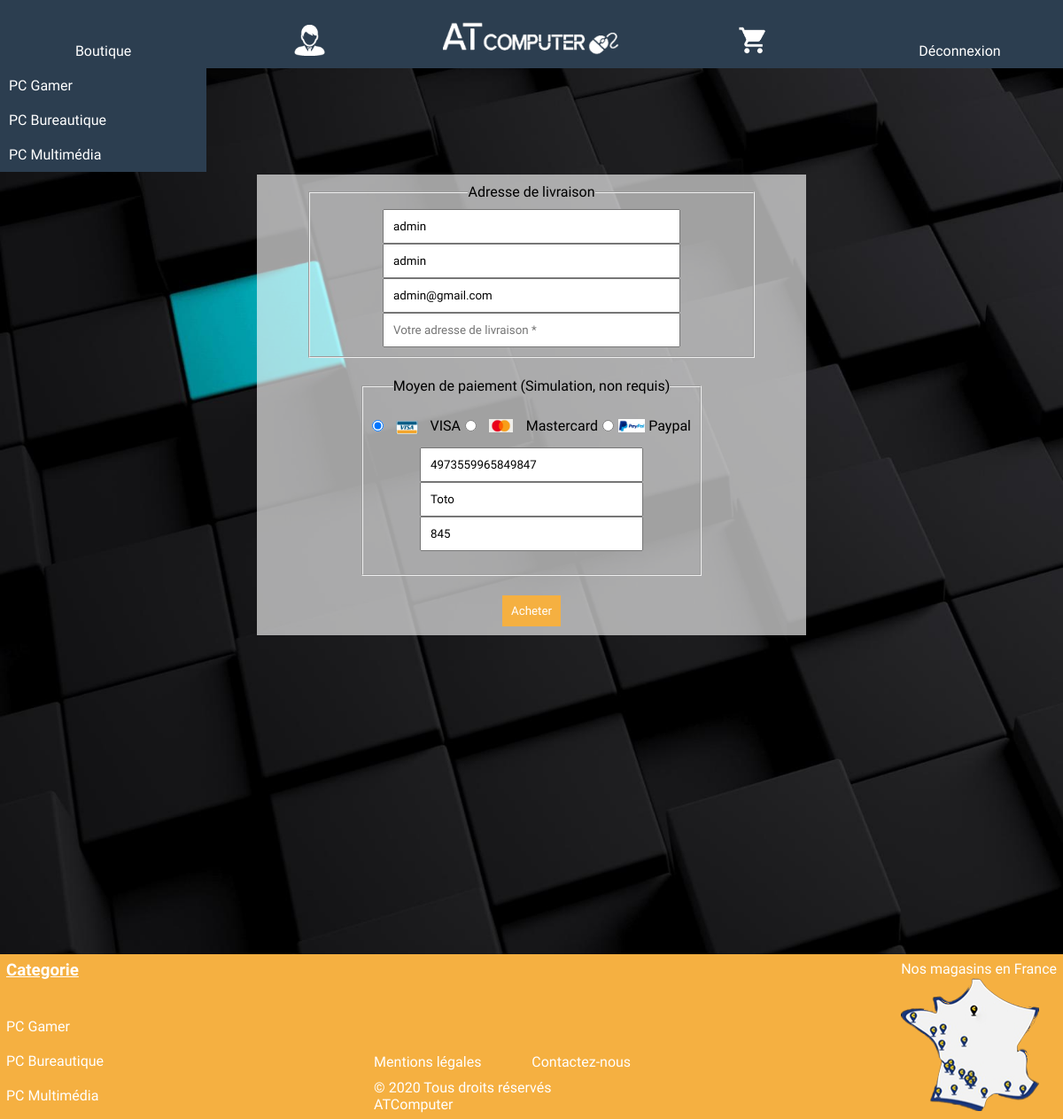
Page /sources/information.php (signed in) on the committed database.
### tables this page shows
CREATE TABLE IF NOT EXISTS `utilisateurs` (
  `id` int(11) NOT NULL AUTO_INCREMENT,
  `login` varchar(255) NOT NULL,
  `nom` varchar(255) NOT NULL,
  `prenom` varchar(255) NOT NULL,
  `email` varchar(255) NOT NULL,
  `password` varchar(255) NOT NULL,
  `grade` varchar(255) DEFAULT NULL,
  PRIMARY KEY (`id`)
);

CREATE TABLE IF NOT EXISTS `categorie` (
  `id` int(11) NOT NULL AUTO_INCREMENT,
  `nom` varchar(255) NOT NULL,
  `nomurl` varchar(255) NOT NULL,
  PRIMARY KEY (`id`)
);

### sources/functions.php (called while the page is built, shortened)
<?php
class userpdo
{
function connectdb()
	{
		$base = new PDO('mysql:host=localhost;dbname=boutique', 'root', '');
		return $base;
	}
public function getAllInfos()
{
	if(isset($_SESSION['login']))
	{
		$tab=[];
		$login=$_SESSION['login'];
		$infos =  $this->connectdb()->query("SELECT *FROM utilisateurs WHERE login='$login'");
		while($parameter = $infos->fetch())
		{
			array_push($tab, $parameter);
		}
		return $tab;
    }
    else
    {
    	return "Aucun utilisateur n'est connecté";
    }
}
}
class produit
{
	function connectdb()
	{
		try {
			$base = new PDO('mysql:host=localhost;dbname=boutique', 'root', '',
				array(PDO::MYSQL_ATTR_INIT_COMMAND => 'SET NAMES \'UTF8\''));
		} catch (PDOException $e) {
		    echo 'Connexion échouée : ' . $e->getMessage();
		}
		return $base;
	}
	public function categorie()
	{
	$tabcategorie=[];
	$categorie=$this->connectdb()->query("SELECT * FROM `categorie` ORDER BY id ASC");
	while($images = $categorie->fetch())
	{
		array_push($tabcategorie, $images);
	}
		return $tabcategorie;
	}
}
?>

### sources/information.php (the view, shortened to what this page needs)
<?php include("functions.php");?>
<html>
	<head>
		<link href="boutique.css" rel="stylesheet">
	</head>
<body>
	<?php
	include("header.php");
	$user = new userpdo;
	$monprofil=$user->getAllInfos();
?>
<div class="form_information">
	<form action="" method="post">
	<fieldset>
		<legend>Adresse de livraison</legend>
			<input name="nom" required type="text" placeholder="Nom *" value="<?php echo $monprofil[0][2];?>">
			<input name="prenom"required type="text" placeholder="Prénom *" value="<?php echo $monprofil[0][3];?>">
			<input name="email" required type="email" placeholder="Email *" value="<?php echo $monprofil[0][4];?>">
			<input name="adresse" minlength="30" required type="text" placeholder="Votre adresse de livraison *">
	</fieldset>
	<fieldset class="cb">
		<legend>Moyen de paiement (Simulation, non requis)</legend>
	<div class="moyen_paiement">
		<div class="visa">
			<input checked="true" type="radio" id="visa" name="cb" value="visa">
			<div></div>
  			<label for="visa">VISA</label>
  		</div>
  		<div class="mastercard">
  			<input type="radio" id="mastercard" name="cb" value="mastercard">
  			<div></div>
  			<label for="mastercard">Mastercard</label>
  		</div>
  		<div class="paypal">
  			<input type="radio" id="paypal" name="cb" value="paypal">
  			<div></div>
  			<label for="paypal">Paypal</label>
  		</div>
  	</div>
  	<div class="info_cb">
  		<input type="number" value="4973559965849847" placeholder="N° de carte" name="num_carte">
  		<input type="text" value="Toto" name="name_cb" placeholder="Nom du porteur *">
  		<input type="number" value="845" placeholder="Code sécurité *" min="100" max="999" name="code">
  	</div>
	</fieldset>
		<input name="valider_information" type="submit" value="Acheter">
	</form>
</div>
	<?php include("footer.php");?>
</body>
</html>

### sources/footer.php
<?php
$produit = new produit;
$tab=$produit -> categorie();
?>
<footer>
	<div class="categorie">
		<div>
			<h3>Categorie</h3>
		</div>
		<div class="titre">
			<?php
			for($j=0; $j < sizeof($tab); $j++)
             {
             	?>
             	<a class="menu" href="sous-categorie.php?type=<?php echo $tab[$j][2];?>&id=<?php  echo $tab[$j][0];?>"><?php echo $tab[$j][1];?></a>
           		<?php
             }
			?>
		</div>
	</div>
	<div class="footer">
		<div id="mentions">
			<div>
				<a href="mentions.html">Mentions légales</a>
				<a href="contact.php">Contactez-nous</a>
			</div>
				<p>© 2020 Tous droits réservés ATComputer</p>
		</div>
	</div>
	<div class="img">
		<p>Nos magasins en France</p>
		<a href="https://www.google.fr/maps/place/Joliette,+Marseille/@43.3040531,5.3567312,15z/data=!3m1!4b1!4m5!3m4!1s0x12c9c0ed7442dacd:0x73ed2062a058ae62!8m2!3d43.3035953!4d5.3660975"><div class="map">
		</div></a>
	</div>
</footer>

### sources/boutique.css (style rules this page uses)
* { padding: 0; margin: 0; outline: none; font-family: 'Concert One' ; }
body { background-image: url('../img/fond_site.jpg'); background-size: cover; background-repeat: no-repeat; background-attachment: fixed; }
footer { display:flex; justify-content: space-between; width: 100%; background-color: #F5B041; margin-top: 5%; }
footer,p, h3, .categorie a, a { color:white; text-decoration: none; transition: 0.2s; }
footer .footer { display:flex; flex-direction: column; flex:2; justify-content: flex-end; align-items: center }
footer #mentions { display:flex; flex-direction: column; justify-content: space-between; width: 290px; padding: 7px; }
footer #mentions div { display:flex; width: 290px; justify-content: space-between; margin-bottom: 10px; }
footer .categorie h3 { text-decoration: underline; padding:7px; }
footer .categorie .titre { display:flex; flex-direction: column; justify-content: space-between; height: 50%; margin-top: 15%; padding:7px; }
footer .img { padding: 7px; }
footer .map { background-image:url(../img/map.png); background-repeat: no-repeat; height: 80%; transition: 0.8s; padding: 7px; }
input[type="submit"] { cursor:pointer; }
.menu , .lien { display: block; padding: 10px 0; color: white; text-decoration: none; white-space: nowrap; text-overflow: ellipsis; position:relative; z-index:2; transition: 0.2s; }
@media (max-width: 1200px) { footer { margin-top:30%; } }
.form_information { width:100%; display: flex; justify-content: center; margin-top: 10%; margin-bottom: 10%; }
.form_information form { width:50%; min-width: 400px; background-color: rgba(255, 255, 255, 0.63); display:flex; flex-direction: column; align-items: center; padding: 10px; justify-content: space-between; height: 500px; }
.info_cb { display: flex; flex-direction: column; height: 100px; align-items: center; }
.info_cb input[type="number"] { width: 70%; padding: 10px; }
.form_information form input[type="text"], input[type="email"] { width: 70%; padding: 10px; }
.form_information form input[type="submit"] { padding: 10px; background-color: #F5B041; color: white; transition: 0.5s; border:none; cursor: pointer; }
.form_information fieldset { width: 80%; text-align: center; padding: 10px; }
.form_information .cb { width: 60%; height: 200px; }
.form_information .moyen_paiement { display: flex; justify-content: space-between; }
.visa, .paypal { display:flex; width: 100px; height: 50px; justify-content: space-between; align-items: center; }
.mastercard { display:flex; width: 150px; height: 50px; justify-content: space-between; align-items: center; }
.visa div { width: 25%; height: 40%; display: flex; justify-content: flex-start; background-image: url(../img/visa.png); background-size: cover; }
.mastercard div { width: 18%; height: 30%; display: flex; justify-content: flex-start; background-image: url(../img/mastercard.png); background-size: cover; }
.paypal div { width: 30%; height: 30%; display: flex; justify-content: flex-start; background-image: url(../img/logo-paypal.jpg); background-size: cover; }

### rows in the picture
utilisateurs: nom "admin", prenom "admin", email "admin@gmail.com"
categorie: nom "PC Gamer"
categorie: nom "PC Bureautique"
categorie: nom "PC Multimédia"
